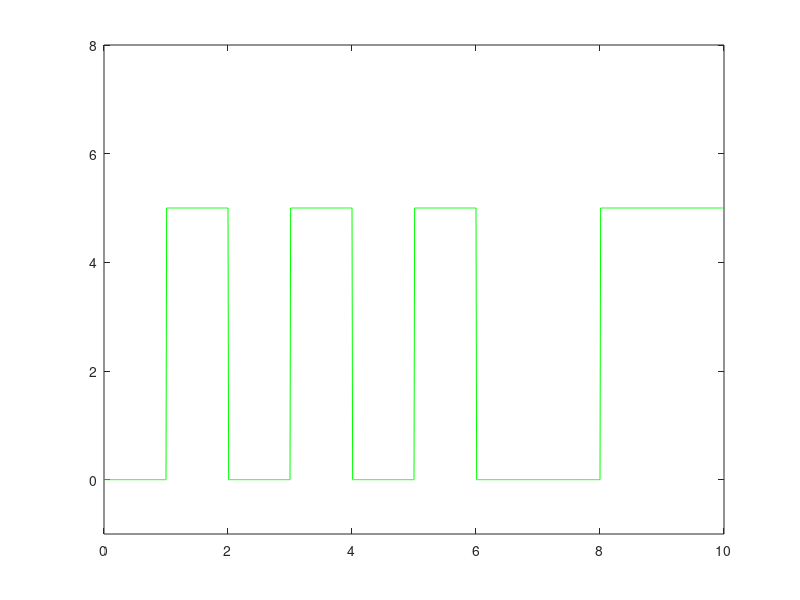

Recreate this plot in MATLAB.

clc;
clear;
signal = [0,1,0,1,0,1,0,0,1,1];
voltage_level = 5;

bit_diff = 1;
t = 0:0.01:length(signal);

for j =1:length(t)
    if t(j) < bit_diff;
        unipolar_signal(j) = signal(bit_diff)*voltage_level;
    else 
        unipolar_signal(j) = signal(bit_diff)*voltage_level;
        bit_diff = bit_diff + 1;     
    end   
end

plot(t,unipolar_signal,'g');axis([0,length(signal) -1 8]);


total_time = length(signal);
bit_rate = 1;
index = 1;
bit_points = (length(unipolar_signal)-1)/(total_time*bit_rate);
temp = bit_points;
voltage_l = 5;
for j =1:length(unipolar_signal)
    if j < temp
    else 
        demodulated_signal(index) = abs(unipolar_signal(j))/voltage_l;
        index=index+1;
        temp = temp + bit_points;
    end   
end
demodulated_signal
